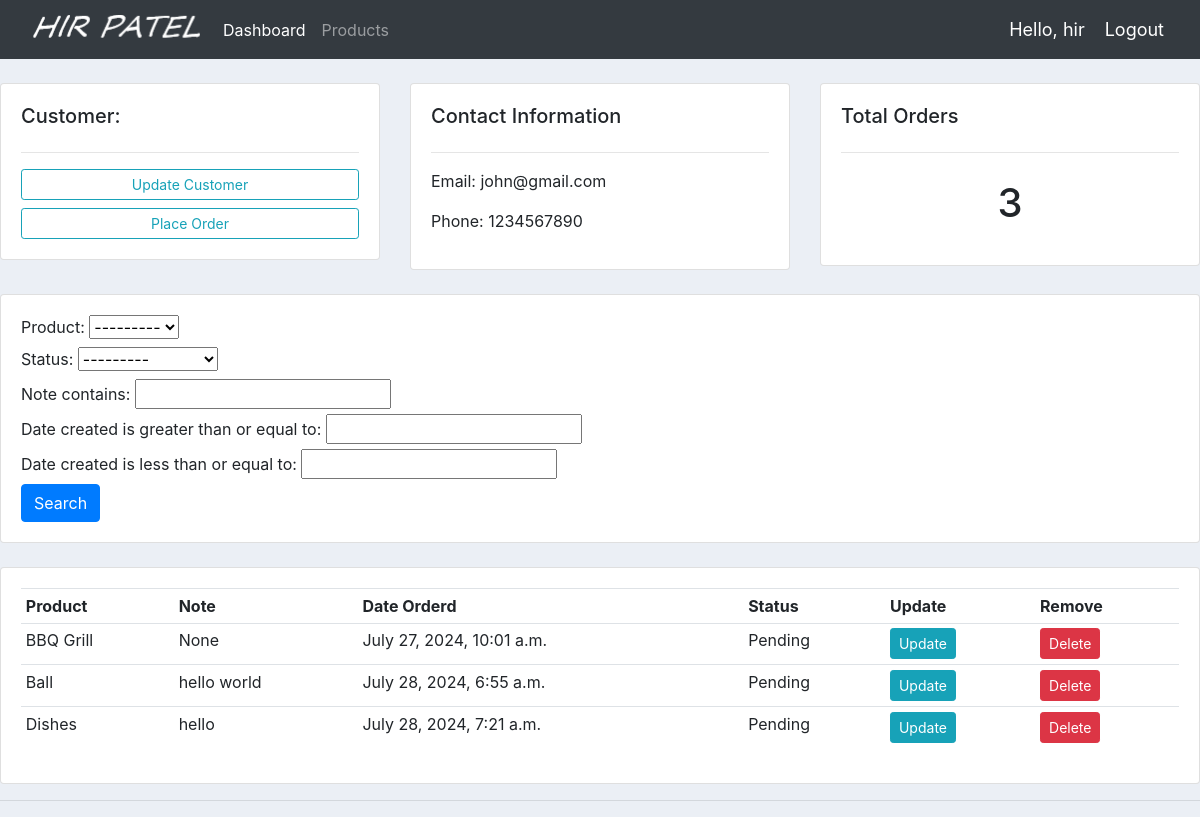
Page /customer/1 (signed in) on the committed database.
### accounts/models.py (models this page shows, shortened)
class Customer(models.Model):
 user=models.OneToOneField(User, null=True, blank=True, on_delete=models.CASCADE)
 name=models.CharField(max_length=200, null=True)
 phone=models.CharField(max_length=200, null=True)
 email=models.CharField(max_length=200, null=True)
 profile_pic=models.ImageField(default="profile1.png", null=True, blank=True)
 date_created=models.DateTimeField(auto_now_add=True, null=True)

class Order(models.Model):
 STATUS=(
         ('Pending','Pending'),
         ('Out for delivery','Out for delivery'),
         ('Delivered','Delivered'),
        )
 customer=models.ForeignKey(Customer,null=True,on_delete=models.SET_NULL)
 product=models.ForeignKey(Product,null=True,on_delete=models.SET_NULL)
 date_created=models.DateTimeField(auto_now_add=True, null=True)
 status=models.CharField(max_length=200, null=True,choices=STATUS)
 note=models.CharField(max_length=1000, null=True)

class Product(models.Model):
 CATEGORY=(
         ('Outdoor','Outdoor'),
         ('Indoor','Indoor'),
        )
 name=models.CharField(max_length=200, null=True)
 price=models.FloatField(null=True)
 category=models.CharField(max_length=200, null=True,choices=CATEGORY)
 description=models.CharField(max_length=200, null=True, blank=True)
 date_created=models.DateTimeField(auto_now_add=True, null=True)
 tags=models.ManyToManyField(Tag)
 def __str__(self):
        return self.name

### accounts/decorators.py (the view)
		def wrapper_func(request, *args, **kwargs):
			group=None
			if request.user.groups.exists():
				group=request.user.groups.all()[0].name
			if group in allowed_roles:
				return view_func(request, *args, **kwargs)
			else:
				return HttpResponse('You are not authorized to view this page')

### accounts/views.py (called while the page is built)
@login_required(login_url='login')
@allowed_users(allowed_roles=['admin'])
def customer(request, pk_test):
	customer=Customer.objects.get(id=pk_test)
	orders=customer.order_set.all()
	order_count=orders.count()
	myFilter=OrderFilter(request.GET, queryset=orders)
	orders=myFilter.qs
	context={'customer':customer, 'orders':orders, 'order_count':order_count,
	'myFilter':myFilter}
	return render(request,'accounts/customer.html', context)

### accounts/templates/accounts/customer.html
{% extends 'accounts/main.html' %}
{% block content %}
  <br>
<div class="row">
    <div class="col-md">
        <div class="card card-body">
            <h5>Customer:</h5>
            <hr>
            <a class="btn btn-outline-info  btn-sm btn-block" href="">Update Customer</a>
            <a class="btn btn-outline-info  btn-sm btn-block" href="{% url 'create_order' customer.id %}">Place Order</a>
        </div>
    </div>
    <div class="col-md">
        <div class="card card-body">
            <h5>Contact Information</h5>
            <hr>
            <p>Email: {{customer.email}} </p>
            <p>Phone: {{customer.phone}} </p>
        </div>
    </div>
    <div class="col-md">
        <div class="card card-body">
            <h5>Total Orders</h5>
            <hr>
            <h1 style="text-align: center;padding: 10px">{{order_count}}</h1>
        </div>
    </div>
</div>
<br>
<div class="row">
    <div class="col">
        <div class="card card-body">
            <form method="get">
                {{myFilter.form}}
            <button class="btn btn-primary" type="submit">Search</button>
          </form>
        </div>
    </div>
</div>
<br>
<div class="row">
    <div class="col-md">
        <div class="card card-body">
            <table class="table table-sm">
                <tr>
                    <th>Product</th>
                    <th>Note</th>
                    <th>Date Orderd</th>
                    <th>Status</th>
                    <th>Update</th>
                    <th>Remove</th>
                </tr>
                {% for order in orders %}
                       <tr>
                         <td>{{order.product}}</td>
                         <td>{{order.note}}</td>
                         <td>{{order.date_created}}</td>
                         <td>{{order.status}}</td>
                         <td><a class="btn btn-sm btn-info" href="{% url 'update_order' order.id %}">Update</a></td>
                         <td><a class="btn btn-sm btn-danger" href="{% url 'delete_order' order.id %}">Delete</a></td>
                       </tr>
                {% endfor %}
            </table>
        </div>
    </div>
</div>
{% endblock%}

### accounts/templates/accounts/navbar.html (shortened to what this page needs)
{% load static %}
<nav class="navbar navbar-expand-lg navbar-dark bg-dark">
  <img src="{% static 'images/logo.png' %}">
  <div class="collapse navbar-collapse" id="navbarNav">
    <ul class="navbar-nav">
      {% if request.user.is_staff %}
      <li class="nav-item active">
        <a class="nav-link" href="{% url 'home' %}">Dashboard</a>
      </li>
      <li class="nav-item">
        <a class="nav-link" href="{% url 'products' %}">Products</a>
      </li>
      {% else %}
       <li class="nav-item">
        <a class="nav-link" href="{% url 'account' %}">Settings</a>
      </li>
      {% endif %}
    </ul>
  </div>
<span class="hello-msg">Hello, {{request.user}}</span>
<span><a class="hello-msg" href="{% url 'logout' %}">Logout</a></span>
</nav>

### static/css/main.css (style rules this page uses)
body { background-color: #ebeff5; }

### accounts/templates/accounts/navbar.html (style rules this page uses)
.hello-msg { font-size: 18px; color: #fff; margin-right: 20px; }

### rows in the picture
Customer: email "john@gmail.com", phone "1234567890"
Order: product "BBQ Grill", note "None", date_created "July 27, 2024, 10:01 a.m.", status "Pending"
Order: product "Ball", note "hello world", date_created "July 28, 2024, 6:55 a.m.", status "Pending"
Order: product "Dishes", note "hello", date_created "July 28, 2024, 7:21 a.m.", status "Pending"

### other values in the picture
{{ request.user }} "hir"
{{ order_count }} "3"
